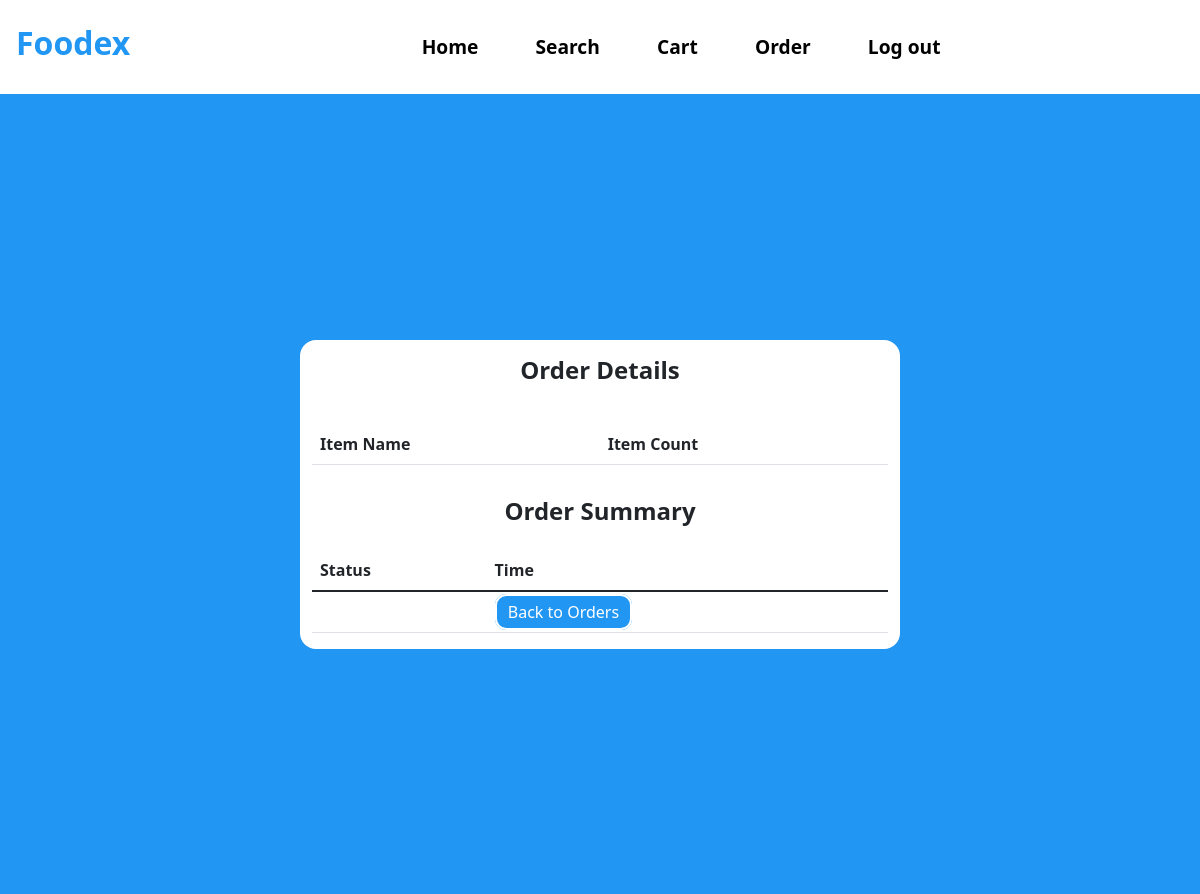
Before: /View-Order-Detail?id=10 (signed in) with the older database file.
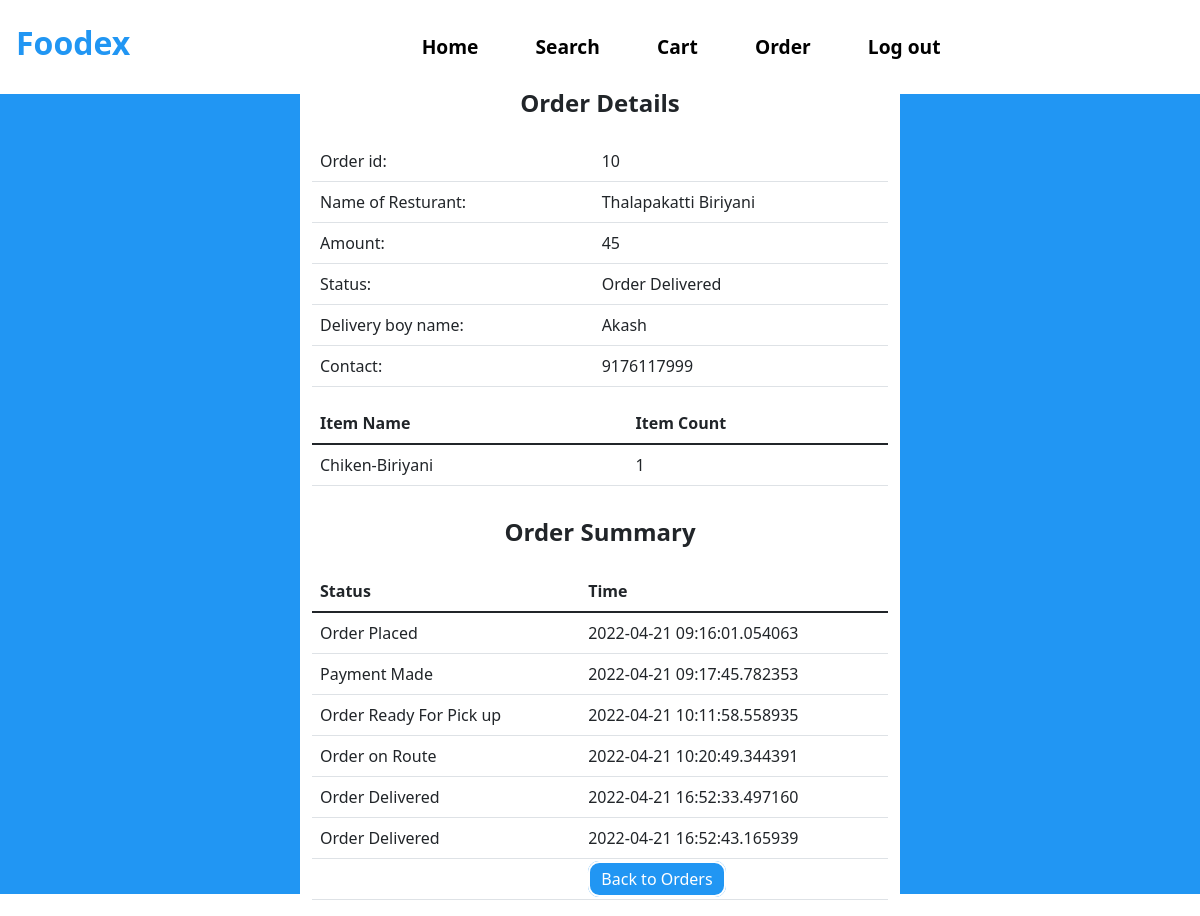
After: the same page with the newer database file.
### tables this page shows
CREATE TABLE ORDER_TABLE(
                        ORDER_ID INTEGER PRIMARY KEY AUTOINCREMENT,
                        ORDER_AMOUNT INTEGER,
                        DELIVERYBOY_ID INTEGER, 
                        ORDER_STATUS TEXT,  						
                        USER_ID INTEGER, 
  						RESTAURANT_ID INTEGER, 
  						FOREIGN KEY (USER_ID) REFERENCES USER(USER_ID),
  						FOREIGN KEY (DELIVERYBOY_ID) REFERENCES DELIVERYBOY(DELIVERYBOY_ID),
  						FOREIGN KEY (RESTAURANT_ID) REFERENCES RESTAURANT(RESTAURANT_ID)             
                       );

CREATE TABLE RESTAURANT(
                        RESTAURANT_ID INTEGER PRIMARY KEY AUTOINCREMENT,
                        NAME_OF_RESTAURANT TEXT,
                        RESTAURANT_PASSWORD TEXT,
                        ADDRESS TEXT,
                        MOBILE_NO INTEGER,
                        RESTAURANT_PIN TEXT,
                        RESTAURANT_WALLET_BALANCE INTEGER
                       );

CREATE TABLE DELIVERYBOY(
                        DELIVERYBOY_ID INTEGER PRIMARY KEY AUTOINCREMENT,
                        NAME_OF_DELIVERYBOY TEXT,
                        DELIVERYBOY_PASSWORD TEXT,
                        ADDRESS TEXT,
                        DELIVERYBOY_STATUS TEXT,
                        DELIVERYBOY_PHONE_NO INTEGER,
                        DELIVERYBOY_WALLET_BALANCE INTEGER
                       );

CREATE TABLE ITEM_LIST(
                        ORDER_ID INTEGER,                        
                        ITEM_ID INTEGER,
                        Item_count INTEGER,
                        FOREIGN KEY (ORDER_ID) REFERENCES ORDER_TABLE(ORDER_ID),
                        FOREIGN KEY (ITEM_ID) REFERENCES MENU(ITEM_ID)
                       );

CREATE TABLE MENU(
                        ITEM_ID INTEGER PRIMARY KEY AUTOINCREMENT,
                        ITEM_NAME TEXT,
                        ITEM_CATEGORY TEXT,
                        ITEM_PRICE INTEGER,
                        RESTAURANT_ID INTEGER,
                        FOREIGN KEY(RESTAURANT_ID) REFERENCES RESTAURANT(RESTAURANT_ID)
                       );

CREATE TABLE ORDER_SUMMARY(
                        ORDER_ID INTEGER,                        
                        ORDER_STATUS TEXT,
                        TIME TEXT,
                        FOREIGN KEY (ORDER_ID) REFERENCES ORDER_TABLE(ORDER_ID)
                       );

### app.py (the view)
@app.route("/View-Order-Detail")
def View_Order_Detail():
    getid_o = request.args.get('id')
    getid_u = str(session["id"])
    cursor = connection.cursor()
    cursor.execute("SELECT order_id, order_amount, order_status,r.name_of_restaurant,d.NAME_OF_DELIVERYBOY,d.DELIVERYBOY_PHONE_NO FROM ORDER_TABLE o INNER JOIN DELIVERYBOY d on o.DELIVERYBOY_ID=d.DELIVERYBOY_ID INNER JOIN RESTAURANT r on o.RESTAURANT_ID=r.RESTAURANT_ID WHERE o.USER_ID= " + getid_u +" And ORDER_ID= "+str(getid_o)+"; ")
    result = cursor.fetchall()
    cursor = connection.cursor()
    cursor.execute("SELECT m.item_name,i.item_count FROM ITEM_LIST i JOIN MENU m on i.ITEM_ID=m.ITEM_ID WHERE i.ORDER_ID= "+str(getid_o)+"; ")
    Item_list = cursor.fetchall()
    cursor.execute("SELECT os.ORDER_STATUS,os.TIME FROM ORDER_SUMMARY os JOIN ORDER_TABLE o ON os.ORDER_ID=o.ORDER_ID WHERE os.ORDER_ID="+str(getid_o))
    Order_Summary = cursor.fetchall()
    return render_template("View_Order_Detail.html", Order=result, Item_list = Item_list,Order_Summary=Order_Summary)

### templates/View_Order_Detail.html (shortened to what this page needs)
<!DOCTYPE html>
<html lang="en">
<head>
    <link href="https://cdn.jsdelivr.net/npm/bootstrap@5.1.3/dist/css/bootstrap.min.css" rel="stylesheet">
    <link rel= "stylesheet" type= "text/css" href= "{{ url_for('static',filename='Styles.css') }}">
</head>
<body>
<nav class="navbar navbar-expand-lg bg-white">
  <h3 class="navbar-brand Logo" style="color:#2196f3;font-size: 2rem;"href="#">Foodex</h3>
    <div class="container">
  <div class="collapse navbar-collapse" id="navbarSupportedContent">
    <ul class="navbar-nav mr-auto nav-links">
        <li class="nav-item">
        <a class="nav-link nav-link-btn" href="/User-Dashboard">Home</a>
      </li>
      <li class="nav-item">
        <a class="nav-link nav-link-btn" href="/View-Resturant">Search</a>
      </li>
      <li class="nav-item">
        <a class="nav-link nav-link-btn" href="/User-cart">Cart</a>
      </li>
        <li class="nav-item">
        <a class="nav-link nav-link-btn" href="/User-order">Order</a>
      </li>
        <li class="nav-item">
        <a class="nav-link nav-link-btn" href="/">Log out</a>
      </li>
    </ul>
  </div>
     </div>
</nav>
  <div class="ToCenter" style="background:#2196f3;">
  <div class="container">
        <div class="row">
            <div class="col">
                <table class="table">
                    <tbody>
                    <tr>
                        <h4 class="Logo">Order Details</h4>
                        </tr>
                      {% for i in Order %}
                      <tr>
                            <td>Order id: </td>
                            <td>{{i[0]}}</td>
                        </tr>
                     <tr>
                            <td>Name of Resturant:</td>
                            <td>{{i[3]}}</td>
                        </tr>
                        <tr>
                            <td>Amount:</td>
                            <td>{{i[1]}}</td>
                        </tr>
                        <tr>
                            <td>Status:</td>
                            <td>{{i[2]}}</td>
                        </tr>
                    <tr>
                            <td>Delivery boy name:</td>
                            <td>{{i[4]}}</td>
                        </tr>
                    <tr>
                            <td>Contact:</td>
                            <td>{{i[5]}}</td>
                        </tr>
                      {% endfor %}
                  </table>
                <table class="table">
                    <thead>
                      <tr>
                        <th scope="col">Item Name</th>
                        <th scope="col">Item Count</th>
                      </tr>
                    </thead>
                    <tbody>
                      {% for i in Item_list %}
                      <tr>
                        <td>{{i[0]}}</td>
                          <td>{{i[1]}}</td>
                      </tr>
                      {% endfor %}
                    </tbody>
                  </table>
                <h4 class="Logo">Order Summary</h4>
                <table class="table">
                    <thead>
                      <tr>
                        <th scope="col">Status</th>
                        <th scope="col">Time</th>
                      </tr>
                    </thead>
                    <tbody>
                      {% for i in Order_Summary %}
                      <tr>
                        <td>{{i[0]}}</td>
                          <td>{{i[1]}}</td>
                      </tr>
                      {% endfor %}
                    <tr>
                        <td></td>
                          <td> <a class="Edit-btn" style="background:#2196f3;" href="/User-order">Back to Orders</a> </td>
                      </tr>
                    </tbody>
                  </table>
            </div>
        </div>
    </div>
    </div>
</body>
</html>

Changed rows visible on the page:
added ORDER_TABLE: ORDER_ID "10", NAME_OF_RESTAURANT "Thalapakatti Biriyani", ORDER_AMOUNT "45", ORDER_STATUS "Order Delivered", NAME_OF_DELIVERYBOY "Akash", DELIVERYBOY_PHONE_NO "9176117999"
added ITEM_LIST: ITEM_NAME "Chiken-Biriyani", Item_count "1"
added ORDER_SUMMARY: ORDER_STATUS "Order Placed", TIME "2022-04-21 09:16:01.054063"
added ORDER_SUMMARY: ORDER_STATUS "Payment Made", TIME "2022-04-21 09:17:45.782353"
added ORDER_SUMMARY: ORDER_STATUS "Order Ready For Pick up", TIME "2022-04-21 10:11:58.558935"
added ORDER_SUMMARY: ORDER_STATUS "Order on Route", TIME "2022-04-21 10:20:49.344391"
added ORDER_SUMMARY: ORDER_STATUS "Order Delivered", TIME "2022-04-21 16:52:33.497160"
added ORDER_SUMMARY: ORDER_STATUS "Order Delivered", TIME "2022-04-21 16:52:43.165939"
